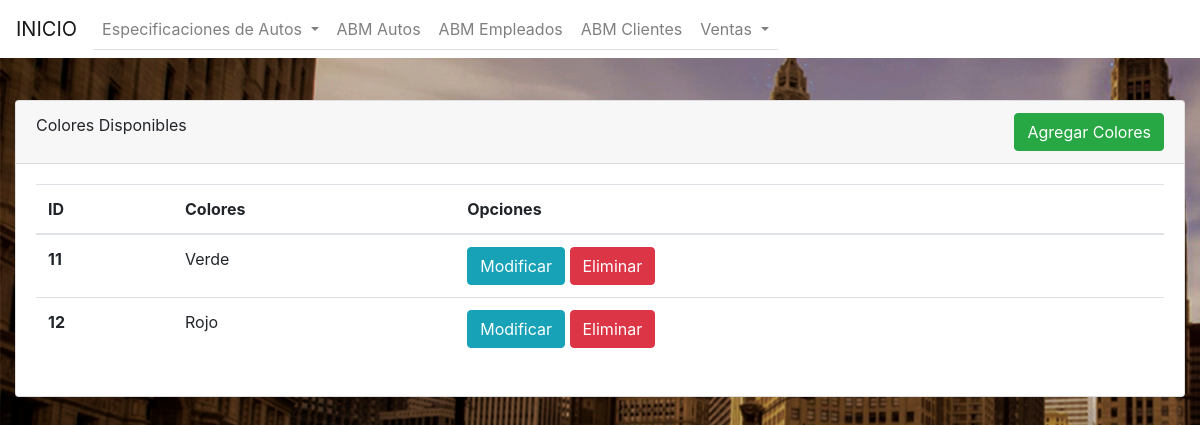
/color_autos_index.php, run on the app's committed database.
### tables this page shows
CREATE TABLE `color` (
  `id` int(40) NOT NULL,
  `color` varchar(45) NOT NULL
);

### color_autos_index.php (the view, shortened to what this page needs)
<!DOCTYPE html>
<html lang="en">
<head>
    <link rel="stylesheet" href="https://stackpath.bootstrapcdn.com/bootstrap/4.5.0/css/bootstrap.min.css">
    <nav class="navbar fixed-top navbar-expand-lg navbar-light bg-white">
        <a class="navbar-brand" href="index.php">INICIO</a>
        <div class="collapse navbar-collapse" id="navbarNav">
            <ul class="navbar-nav nav-tabs">
                <li class="nav-item dropdown">
                    <a class="nav-link dropdown-toggle" href="#" id="navbarDropdown" role="button" data-toggle="dropdown" aria-haspopup="true" aria-expanded="false">
                        Especificaciones de Autos
                    </a>
                </li>
                <li class="nav-item">
                    <a class="nav-link" href="autos_index.php">ABM Autos</a>
                </li>
                <li class="nav-item">
                    <a class="nav-link" href="empleado_index.php">ABM Empleados</a>
                </li>
                <li class="nav-item">
                    <a class="nav-link" href="cliente_index.php">ABM Clientes</a>
                </li>
                <li class="nav-item dropdown">
                    <a class="nav-link dropdown-toggle" href="#" id="navbarDropdown" role="button" data-toggle="dropdown" aria-haspopup="true" aria-expanded="false">
                        Ventas
                    </a>
                </li>
            </ul>
        </div>
    </nav>
</head>
<body style="background-image: url(background.jpg);">
    <div class="container-fluid" style="margin-top: 100px;">
        <div class="row justify-content-center">
            <div class="col">
                <div class="card">
                    <div class="card-header">
                        Colores Disponibles
                        <a href="color_alta_form.php">
                            <button type="button" class="btn btn-success float-right">Agregar Colores</button>
                        </a>
                    </div>
                    <div class="card-body">
                        <table class="table">
                            <thead>
                                <tr>
                                    <th scope="col">ID</th>
                                    <th scope="col">Colores</th>
                                    <th scope="col">Opciones</th>
                                </tr>
                            </thead>
                            <tbody>
                                <?php
                                $conexion = mysqli_connect("localhost", "root", "", "concesionario") or die("Problemas con la conexión hacia la db.");
                                $registros = mysqli_query($conexion, "SELECT *
                          FROM color") or die("Problemas en el select:" . mysqli_error($conexion));
                                while ($reg =  mysqli_fetch_assoc($registros)) {
                                ?>
                                    <tr>
                                        <th scope="row"><?php echo $reg['id']; ?></th>
                                        <td><?php echo $reg['color']; ?></td>
                                        <td>
                                            <a href="color_alta_form_edit.php?id=<?php echo $reg['id'] ?>"><button type="button" class="btn btn-info">Modificar</button></a>
                                            <a href="color_autos_index.php?borrar=<?php echo $reg['id'] ?>"><button type="button" name="borrar" class="btn btn-danger">Eliminar</button></a>
                                        </td>
                                    </tr>
                                <?php
                                }
                                ?>
                            </tbody>
                        </table>
                    </div>
                </div>
            </div>
        </div>
    </div>
</body>
</html>

### data on the page
color: id "11", color "Verde"
color: id "12", color "Rojo"
